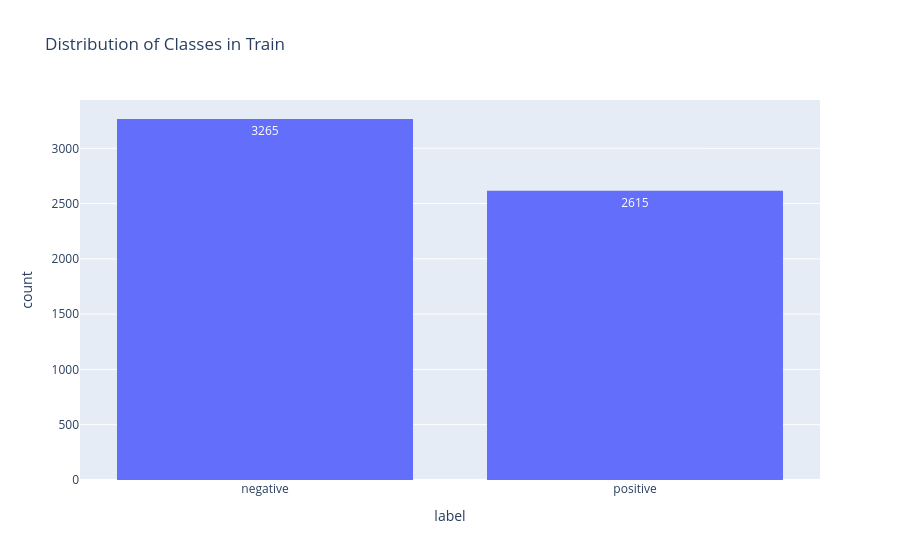
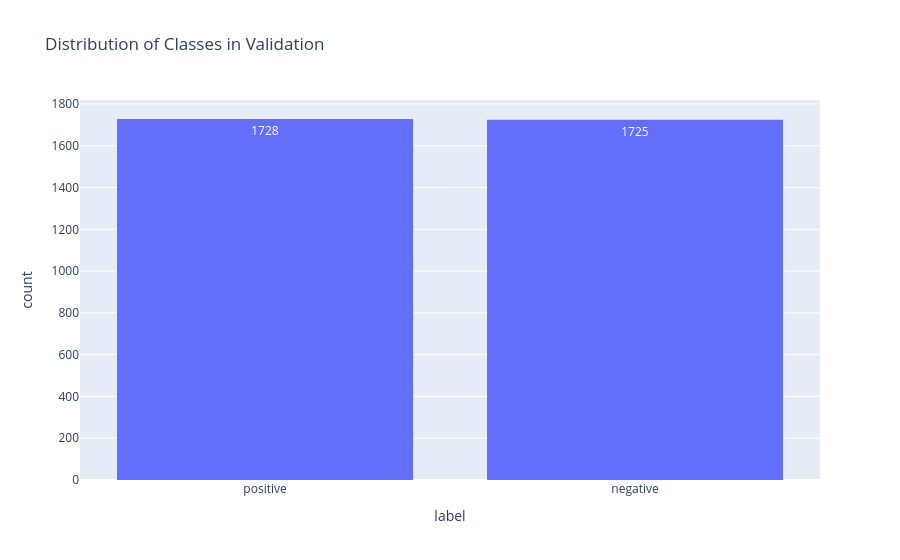
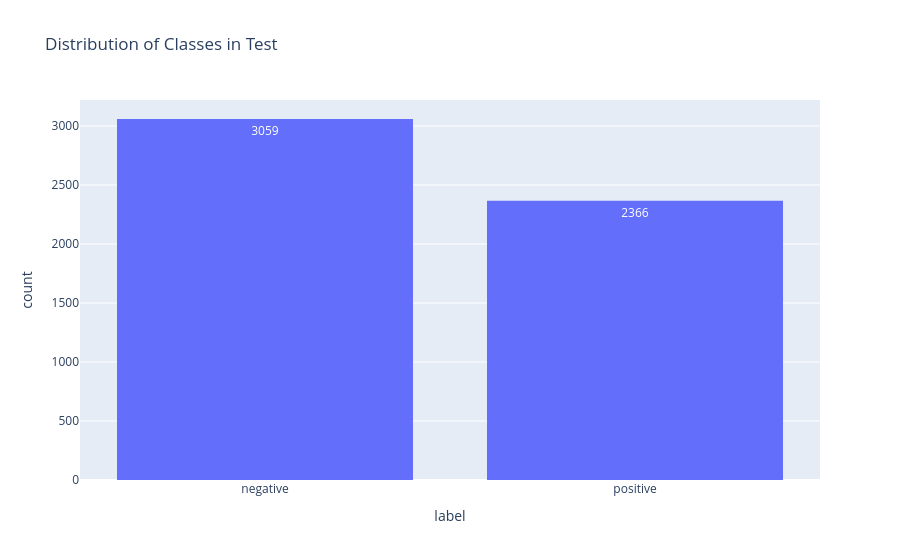

Notebook source saved alongside these figures, in order:
### Code cell
import plotly.express as px

# TRAIN
fig = px.histogram(
    train,
    x='label',
    title='Distribution of Classes in Train',
    text_auto=True
)

fig.update_traces(textposition='inside')
fig.show()

print(train['label'].value_counts(normalize=True))


# VALIDATION
fig = px.histogram(
    validation,
    x='label',
    title='Distribution of Classes in Validation',
    text_auto=True
)

fig.update_traces(textposition='inside')
fig.show()

print(validation['label'].value_counts(normalize=True))


# TEST
fig = px.histogram(
    test,
    x='label',
    title='Distribution of Classes in Test',
    text_auto=True
)

fig.update_traces(textposition='inside')
fig.show()

print(test['label'].value_counts(normalize=True))

### Figure 1 — Plotly figure (JSON) as saved in the notebook; plotly's stock layout.template omitted (floating-point values rounded to 4 significant figures; data arrays with more than 128 entries replaced by an {"elided": "..."} marker saying what was removed)
{"data": [{"bingroup": "x", "hovertemplate": "label=%{x}<br>count=%{y}<extra></extra>", "legendgroup": "", "marker": {"color": "#636efa", "pattern": {"shape": ""}}, "name": "", "orientation": "v", "showlegend": false, "textposition": "inside", "texttemplate": "%{value}", "type": "histogram", "x": {"elided": "5880 str values"}, "xaxis": "x", "yaxis": "y"}], "layout": {"barmode": "relative", "legend": {"tracegroupgap": 0}, "title": {"text": "Distribution of Classes in Train"}, "xaxis": {"anchor": "y", "domain": [0, 1], "title": {"text": "label"}}, "yaxis": {"anchor": "x", "domain": [0, 1], "title": {"text": "count"}}}}

### Figure 2 — Plotly figure (JSON) as saved in the notebook; plotly's stock layout.template omitted (floating-point values rounded to 4 significant figures; data arrays with more than 128 entries replaced by an {"elided": "..."} marker saying what was removed)
{"data": [{"bingroup": "x", "hovertemplate": "label=%{x}<br>count=%{y}<extra></extra>", "legendgroup": "", "marker": {"color": "#636efa", "pattern": {"shape": ""}}, "name": "", "orientation": "v", "showlegend": false, "textposition": "inside", "texttemplate": "%{value}", "type": "histogram", "x": {"elided": "3453 str values"}, "xaxis": "x", "yaxis": "y"}], "layout": {"barmode": "relative", "legend": {"tracegroupgap": 0}, "title": {"text": "Distribution of Classes in Validation"}, "xaxis": {"anchor": "y", "domain": [0, 1], "title": {"text": "label"}}, "yaxis": {"anchor": "x", "domain": [0, 1], "title": {"text": "count"}}}}

### Figure 3 — Plotly figure (JSON) as saved in the notebook; plotly's stock layout.template omitted (floating-point values rounded to 4 significant figures; data arrays with more than 128 entries replaced by an {"elided": "..."} marker saying what was removed)
{"data": [{"bingroup": "x", "hovertemplate": "label=%{x}<br>count=%{y}<extra></extra>", "legendgroup": "", "marker": {"color": "#636efa", "pattern": {"shape": ""}}, "name": "", "orientation": "v", "showlegend": false, "textposition": "inside", "texttemplate": "%{value}", "type": "histogram", "x": {"elided": "5425 str values"}, "xaxis": "x", "yaxis": "y"}], "layout": {"barmode": "relative", "legend": {"tracegroupgap": 0}, "title": {"text": "Distribution of Classes in Test"}, "xaxis": {"anchor": "y", "domain": [0, 1], "title": {"text": "label"}}, "yaxis": {"anchor": "x", "domain": [0, 1], "title": {"text": "count"}}}}
